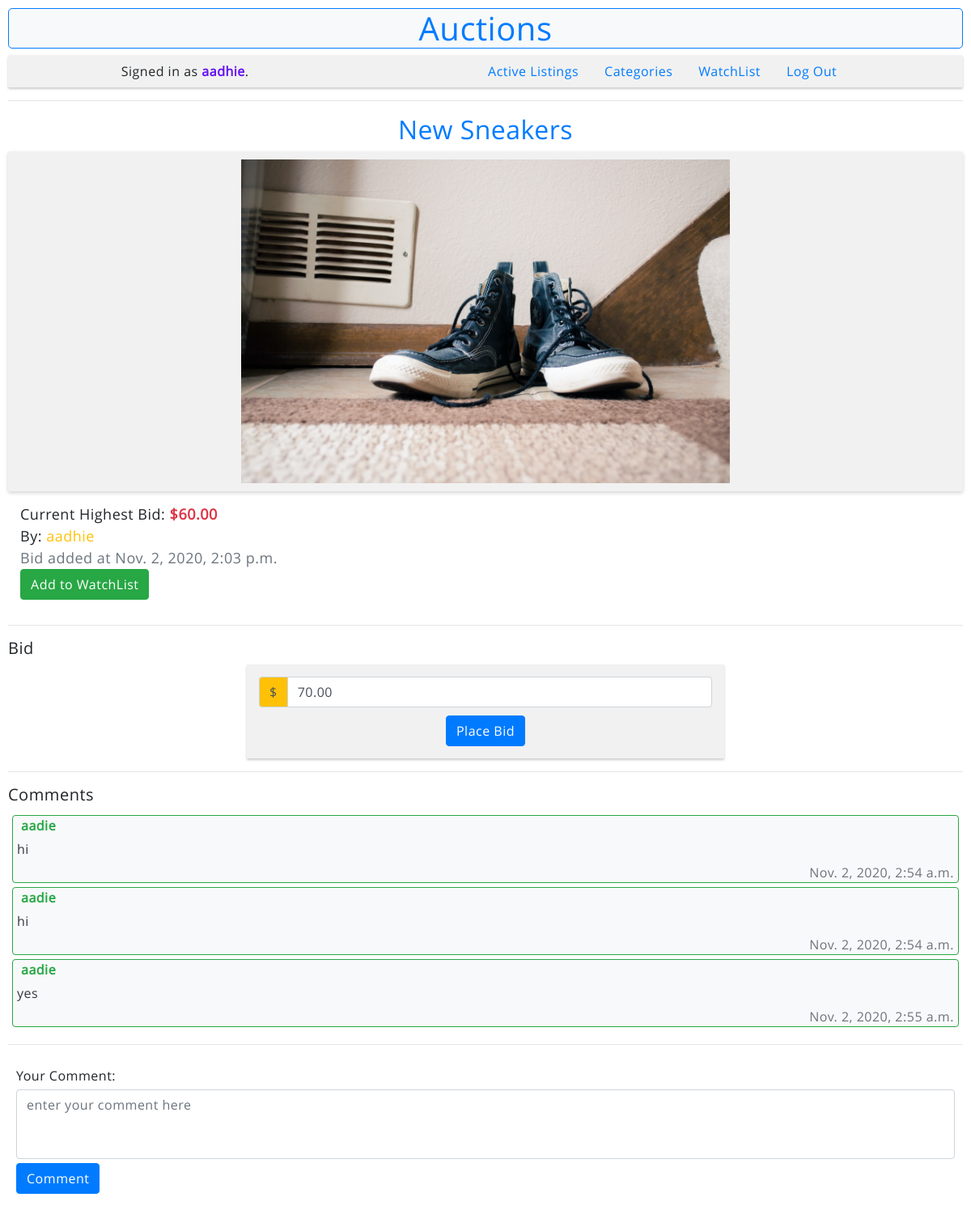
/listing/2 (signed in), run on the app's committed database.
### auctions/models.py (models this page shows, shortened)
class User(AbstractUser):
    pass

class Listing(models.Model):
    CATEGORIES = [
        ('Accessories', 'Accessories'),
        ('Antiques', 'Antiques'),
        ('Clothes', 'Clothes'),
        ('Decoration', 'Decoration'),
        ('Electronics', 'Electronics'),
        ('Other', 'Other'),
        ('Valuables', 'Valueables'),
    ]
    name = models.CharField(max_length = 100, blank = False)
    initial = models.DecimalField(max_digits = 10, decimal_places = 2)
    image = models.ImageField()
    category = models.CharField(max_length = 11, choices = CATEGORIES, default = 'Other')
    created = models.DateField(auto_now_add = True)

class Bid(models.Model):
    user = models.ForeignKey(User, blank = False, on_delete = models.CASCADE)
    listing = models.ForeignKey(Listing, blank = False, on_delete = models.CASCADE)
    highest_bid = models.DecimalField(max_digits = 10, decimal_places = 2)
    added = models.DateTimeField(auto_now = True)

class Comment(models.Model):
    user = models.ForeignKey(User, blank = False, on_delete = models.CASCADE)
    listing = models.ForeignKey(Listing, blank = False, on_delete = models.CASCADE)
    comment = models.CharField(max_length = 400, blank = False)
    added = models.DateTimeField(auto_now_add = True)

### auctions/decorators.py (the view)
    def wrapper_func(request, *args, **kwargs):
        if not request.user.is_authenticated:
            return redirect('auctions:index')
        return view_func(request, *args, **kwargs)

### auctions/views.py (called while the page is built)
@Authenticated_user
def listing(request, listing):
    item = Listing.objects.get(pk=listing)
    old_bid = Bid.objects.filter(listing=item)
    comments = Comment.objects.filter(listing=item)
    if old_bid.count() is 1:
        default_bid = old_bid[0].highest_bid + 10
    else:
        default_bid = item.initial + 10
    try:
        bid_info = Bid.objects.get(listing=item)
    except:
        bid_info = None;
    context = {
        'listing': item,
        'bid': bid_info,
        'comments': comments,
        'default_bid': default_bid,
    }
    return render(request, "auctions/listing.html", context)

### auctions/templates/auctions/listing.html (shortened to what this page needs)
{% extends "auctions/layout.html" %}
{% block body %}
<h2 class="listing-name">{{ listing.name }}</h2>
<div class="listing-img" >
  <img alt="{{ listing.name }} - img" src="{{ listing.image.url }}" />
</div>
<div class="bid-info">
  {% if bid %}
  Current Highest Bid: <strong style="color: var(--danger)">${{ bid.highest_bid }}</strong>
  <br>
  By: <span style="color: var(--warning)">{{ bid.user }}</span>
  <div class="text-muted">Bid added at {{ bid.added }}</div>
  {% else %}
  <span style="color: var(--success)">
    No Bids Currently Placed
  </span>
  <br>
  Bids start from <strong style="color: var(--warning)">${{ listing.initial }}</strong>
  {% endif %}
  <a class="btn btn-success" href="{% url 'auctions:add_to' listing.id %}">Add to WatchList</a>
</div>
<hr>
<h5>Bid </h5>
<form class="login-form" action="{% url 'auctions:bid' %}" method="POST">
  <div class="input-group">
    <div class="input-group-prepend">
      <div class="input-group-text bg-warning">$</div>
    </div>
    <input class="form-control" type="number" min="1" name="bid" value="{{ default_bid }}" placeholder="Enter your bid here">
  </div>
  <button class="btn btn-primary" type="submit" style="margin-top: 10px;">Place Bid</button>
</form>
<hr>
<div class="listing-comments">
  <h5>Comments </h5>
  <div class="comment-container">
  {% if comments %}
    {% for comment in comments %}
    <div class="card bg-light border-success" style="margin: 5px;">
      <div class="comment-owner">
        {{ comment.user }}
      </div>
      <span class="comment-content">
        {{ comment.comment }}
      </span>
      <span class="text-muted" style="text-align: right; margin-right: 5px;">
        {{ comment.added }}
      </span>
    </div>
    {% endfor %}
  {% else %}
  <span class="text-muted">
    No comments at the moment
  </span>
  {% endif %}
  </div>
  <hr>
  <form class="comment-form" action="{% url 'auctions:comment' %}" method="POST">
    Your Comment:
    <textarea name="content" class="form-control" placeholder="enter your comment here" rows="3" maxlength="400"></textarea>
    <button class="btn btn-primary" type="submit">Comment</button>
  </form>
</div>
{% endblock %}

### auctions/templates/auctions/layout.html (shortened to what this page needs)
{% load static %}
<!DOCTYPE html>
<html lang="en">
  <head>
    <link rel="stylesheet" href="https://stackpath.bootstrapcdn.com/bootstrap/4.4.1/css/bootstrap.min.css">
    <link href="{% static 'auctions/styles.css' %}" rel="stylesheet">
  </head>
  <body>
    <h1 id="auction-title">Auctions</h1>
    <nav>
      {% if user.is_authenticated %}
      <div class="username">
        Signed in as <strong style="color: var(--indigo)">{{ user.username }}</strong>.
      </div>
      {% endif %}
      <ul class="nav">
        <li class="nav-item">
          <a class="nav-link" href="{% url 'auctions:index' %}">Active Listings</a>
        </li>
        <li class="nav-item">
          <a class="nav-link" href="{% url 'auctions:categories' %}">Categories</a>
        </li>
        {% if user.is_authenticated %}
        <li class="nav-item">
          <a class="nav-link" href="{% url 'auctions:watchlist' %}">WatchList</a>
        </li>
        <li class="nav-item">
          <a class="nav-link" href="{% url 'auctions:logout' %}">Log Out</a>
        </li>
        {% endif %}
      </ul>
    </nav>
    <br>
    <hr>
    {% block body %}
    {% endblock %}
  </body>
</html>

### auctions/static/auctions/styles.css (style rules this page uses)
* { padding: 0px; margin: 0px; box-sizing: border-box; font-family: 'Product Sans', sans-serif; letter-spacing: 0.5px; transition: ease-out 0.5s all; }
ul { list-style-type: none; }
#auction-title { text-align: center; color: var(--primary); background-color: var(--light); border: 1px solid var(--primary); border-radius: 5px; }
body { padding: 10px; }
nav { width: 100%; justify-content: space-around; display: inline-flex; align-items: center; background-color: #f1f1f1; border-radius: 2px; box-shadow: 0 2px 3px rgba(0, 0, 0, 0.2); }
.username { text-align: center; }
.login-form { width: 50%; margin: 0 auto; background-color: #f1f1f1; padding: 15px; box-shadow: 0 2px 3px rgba(0, 0, 0, 0.2); }
.login-form .btn { display: block; margin: 0 auto; }
nav .nav { flex-wrap: wrap; justify-content: center; }
.listing-name { color: var(--blue); text-align: center; }
.listing-img { text-align: center; padding: 10px; border-radius: 2px; background-color: #f1f1f1; box-shadow: 0 2px 5px lightgrey; }
.listing-img > img { height: 400px; }
.bid-info { padding: 15px; font-size: 18px; }
.comment-container { max-height: 336px; overflow-y: auto; }
.comment-owner { font-weight: bold; margin-left: 10px; font-weight: 22px; color: var(--success); }
.comment-content { padding: 5px; color: var(--gray-dark); }
.comment-form { justify-content: center; padding: 10px; }
.comment-form textarea { resize: none; margin-top: 5px; }
.comment-form button { margin-top: 5px; }

### data on the page
User: username "aadhie"
Listing: name "New Sneakers", image (picture)
Bid: highest_bid "60.00", user "aadhie", added "Nov. 2, 2020, 2:03 p.m."
Comment: user "aadie", comment "hi", added "Nov. 2, 2020, 2:54 a.m."
Comment: user "aadie", comment "hi", added "Nov. 2, 2020, 2:54 a.m."
Comment: user "aadie", comment "yes", added "Nov. 2, 2020, 2:55 a.m."
